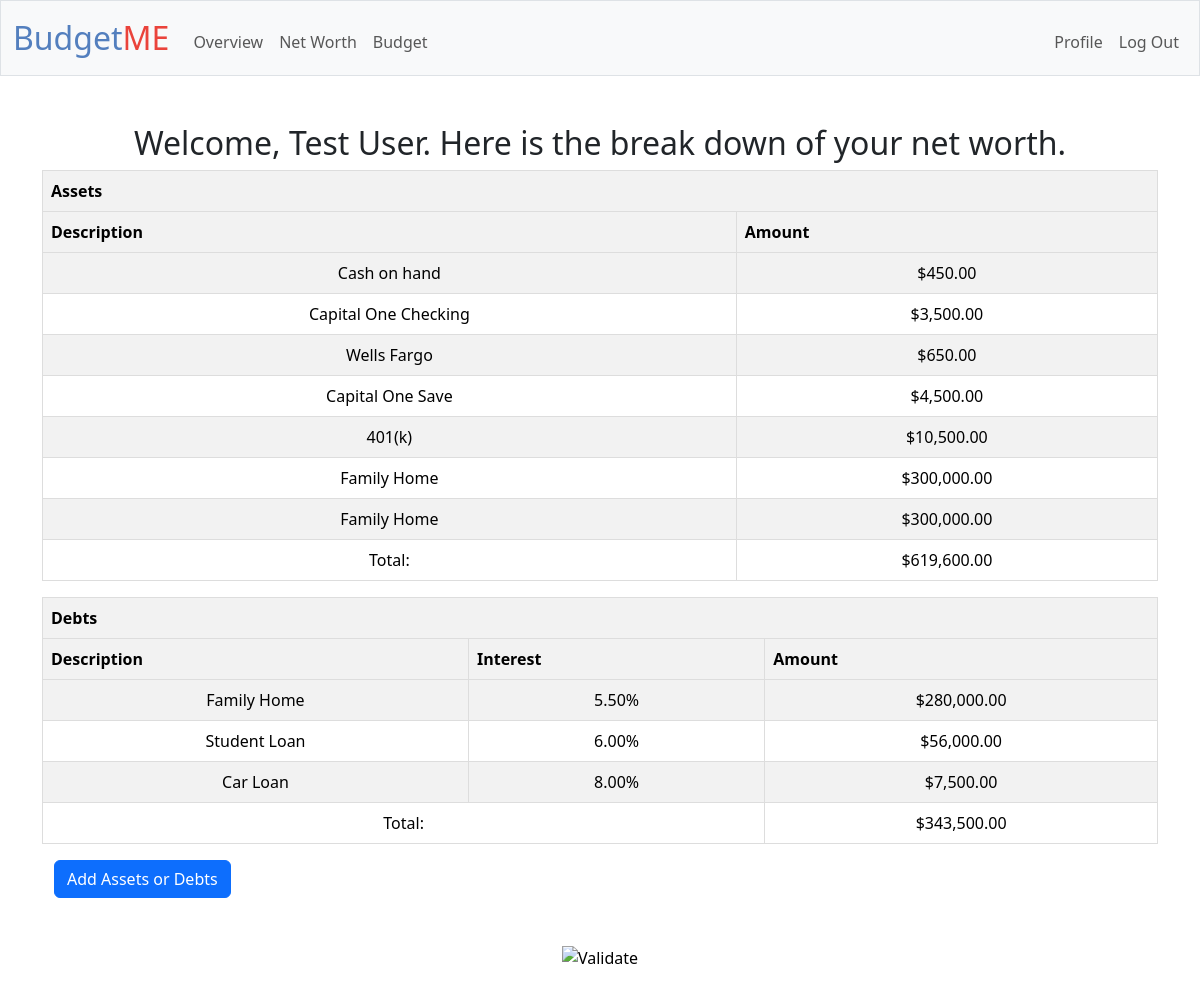
/ (signed in), run on the app's committed database.
### tables this page shows
CREATE TABLE assets (id INTEGER PRIMARY KEY AUTOINCREMENT, user_id INTEGER NOT NULL, asset_name TEXT, asset_type TEXT NOT NULL, value REAL NOT NULL, FOREIGN KEY(user_id) REFERENCES users(id)
ON DELETE CASCADE);

CREATE TABLE debts (id INTEGER PRIMARY KEY AUTOINCREMENT, user_id INTEGER NOT NULL, creditor_name TEXT NOT NULL, debt_type TEXT, amount REAL NOT NULL, due_date DATE, interest_rate REAL NOT NULL, FOREIGN KEY (user_id) REFERENCES users(id)
ON DELETE CASCADE);

### app.py (the view)
@app.route("/")
@login_required
def index():
    name = session["username"]
    assets = db.execute("SELECT * FROM assets WHERE user_id = ?", session["user_id"])
    debts = db.execute("SELECT * FROM debts WHERE user_id = ?", session["user_id"])
    total_debt = 0
    total_asset = 0
    for i in range(0, len(assets)):
        total_asset += int(assets[i]['value'])
        assets[i]['value'] = usd(assets[i]['value'])
    for i in range(0, len(debts)):
        total_debt += int(debts[i]['amount'])
        debts[i]['amount'] = usd(debts[i]['amount'])
        debts[i]['interest_rate'] = interest(debts[i]['interest_rate'])
    total_debt = usd(total_debt)
    total_asset = usd(total_asset)
    return render_template("index.html", name=name, assets=assets, debts=debts, total_debt=total_debt, total_asset=total_asset)

### app.py (called while the page is built)
@app.after_request
def after_request(response):
    response.headers["Cache-Control"] = "no-cache, no-store, must-revalidate"
    response.headers["Expires"] = 0
    response.headers["Pragma"] = "no-cache"
    return response

### helpers.py (called while the page is built)
def login_required(f):
    @wraps(f)
    def decorated_function(*args, **kwargs):
        if session.get("user_id") is None:
            return redirect("/login")
        return f(*args, **kwargs)
    return decorated_function

def usd(value):
    return f"${value:,.2f}"

def interest(value):
    return f"{value:.2f}%"

### templates/index.html (shortened to what this page needs)
{% extends "layout.html" %}
{% block main %}
    <h2>Welcome, {{ name }}. Here is the break down of your net worth.</h2>
    <table class="table table-hover table-striped">
        <thead>
            <tr class="list-heading">
                <th scope="col" colspan="2">Assets</th>
            </tr>
            <tr>
                <th scope="col">Description</th>
                <th scope="col">Amount</th>
            </tr>
        </thead>
        <tbody>
            {% for asset in assets %}
            <tr>
                <td scope="row">{{ asset.asset_name }}</td>
                <td scope="row">{{ asset.value }}</td>
            </tr>
            {% endfor %}
        </tbody>
        <tfoot>
            <tr>
                <td>Total:</td>
                <td>{{ total_asset }}</td>
            </tr>
        </tfoot>
    </table>
    <table class="table table-hover table-striped">
        <thead>
            <tr class="list-heading">
                <th scope="col" colspan="3">Debts</th>
            </tr>
            <tr>
                <th scope="col">Description</th>
                <th>Interest</th>
                <th scope="col">Amount</th>
            </tr>
        </thead>
        <tbody>
            {% for debt in debts %}
            <tr>
                <td scope="row">{{ debt.creditor_name }}</td>
                <td scope="row">{{ debt.interest_rate }}</td>
                <td scope="row">{{ debt.amount }}</td>
            </tr>
            {% endfor %}
        </tbody>
        <tfoot>
            <tr>
                <td colspan="2">Total:</td>
                <td>{{ total_debt }}</td>
            </tr>
        </tfoot>
    </table>
    <div class="container text-start">
        <form action="/addnetworth" method="get">
            <button class="btn btn-primary" type="submit" name="submit" value="debt">Add Assets or Debts</button>
        </form>
    </div>
{% endblock %}

### templates/layout.html (shortened to what this page needs)
<!DOCTYPE html>
<html lang="en">
    <head>
        <link href="https://cdn.jsdelivr.net/npm/bootstrap@5.3.3/dist/css/bootstrap.min.css" rel="stylesheet">
        <link href="/static/styles.css" rel="stylesheet">
    </head>
    <body>
        <nav class="bg-light border navbar navbar-expand-md navbar-light">
            <div class="container-fluid">
                <a class="navbar-brand" href="/"><span class="blue">Budget</span><span class="red">ME</span></a>
                <div class="collapse navbar-collapse" id="navbar">
                    {% if session["user_id"] %}
                        <ul class="navbar-nav me-auto mt-2">
                            <li class="nav-item"><a class="nav-link" href="/reports">Overview</a></li>
                            <li class="nav-item"><a class="nav-link" href="/">Net Worth</a></li>
                            <li class="nav-item"><a class="nav-link" href="/budget">Budget</a></li>
                        </ul>
                        <ul class="navbar-nav ms-auto mt-2">
                            <li class="nav-item"><a class="nav-link" href="/profile">Profile</a></li>
                            <li class="nav-item"><a class="nav-link" href="/logout">Log Out</a></li>
                        </ul>
                    {% else %}
                        <ul class="navbar-nav ms-auto mt-2">
                            <li class="nav-item"><a class="nav-link" href="/register">Register</a></li>
                            <li class="nav-item"><a class="nav-link" href="/login">Log In</a></li>
                        </ul>
                    {% endif %}
                </div>
            </div>
        </nav>
        <main class="container py-5 text-center">
            {% block main %}{% endblock %}
        </main>
        <footer class="mb-5">
            <form action="https://validator.w3.org/check" class="text-center" enctype="multipart/form-data" method="post" target="_blank">
                <input alt="Validate" src="/static/I_heart_validator.png" type="image">
            </form>
        </footer>
    </body>
</html>

### static/styles.css (style rules this page uses)
nav .navbar-brand { font-size: xx-large; }
nav .navbar-brand .blue { color: #537fbe; }
nav .navbar-brand .red { color: #ea433b; }
.table { width: 100%; border-collapse: collapse; }
.table th, .table td { border: 1px solid #ddd; padding: 8px; }
.table th { background-color: #f2f2f2; text-align: left; }

### data on the page
assets: asset_name "Cash on hand", value "$450.00"
assets: asset_name "Capital One Checking", value "$3,500.00"
assets: asset_name "Wells Fargo", value "$650.00"
assets: asset_name "Capital One Save", value "$4,500.00"
assets: asset_name "401(k)", value "$10,500.00"
assets: asset_name "Family Home", value "$300,000.00"
assets: asset_name "Family Home", value "$300,000.00"
debts: creditor_name "Family Home", interest_rate "5.50%", amount "$280,000.00"
debts: creditor_name "Student Loan", interest_rate "6.00%", amount "$56,000.00"
debts: creditor_name "Car Loan", interest_rate "8.00%", amount "$7,500.00"

### other printed values
{{ name }} "Test User"
{{ total_asset }} "$619,600.00"
{{ total_debt }} "$343,500.00"
